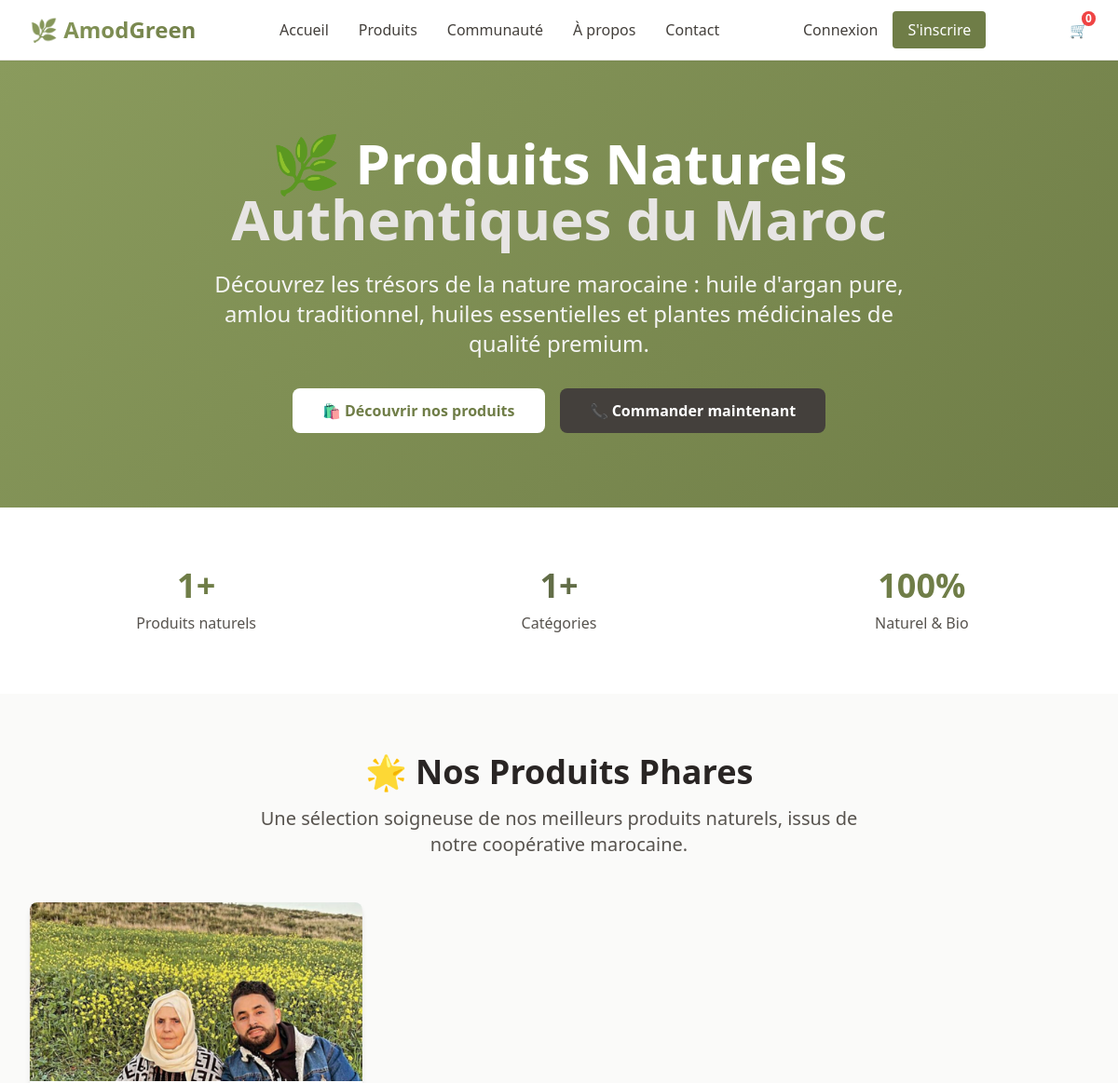
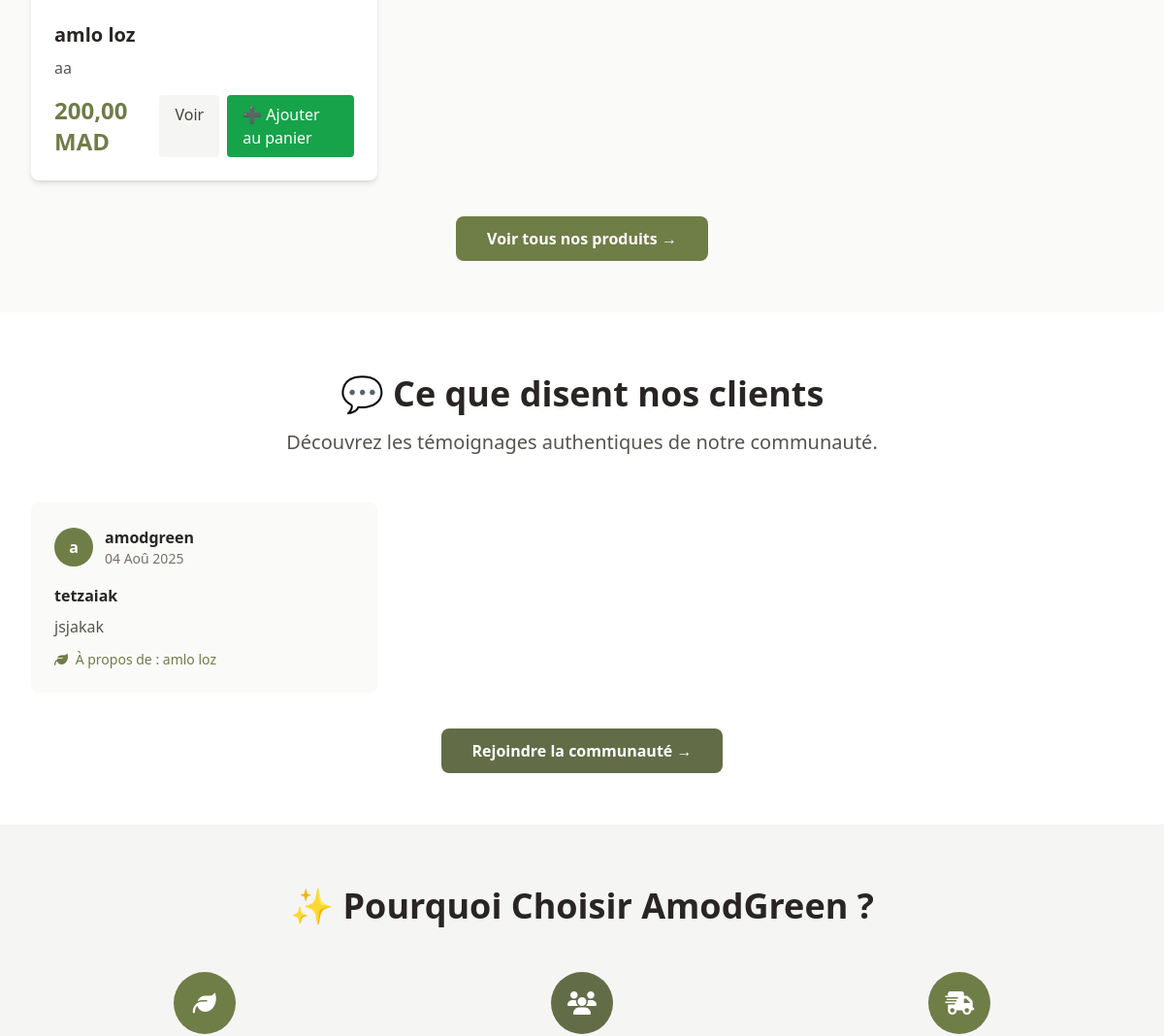
/ (upper part), run on an earlier commit of the app's database (2 pictures, top to bottom).
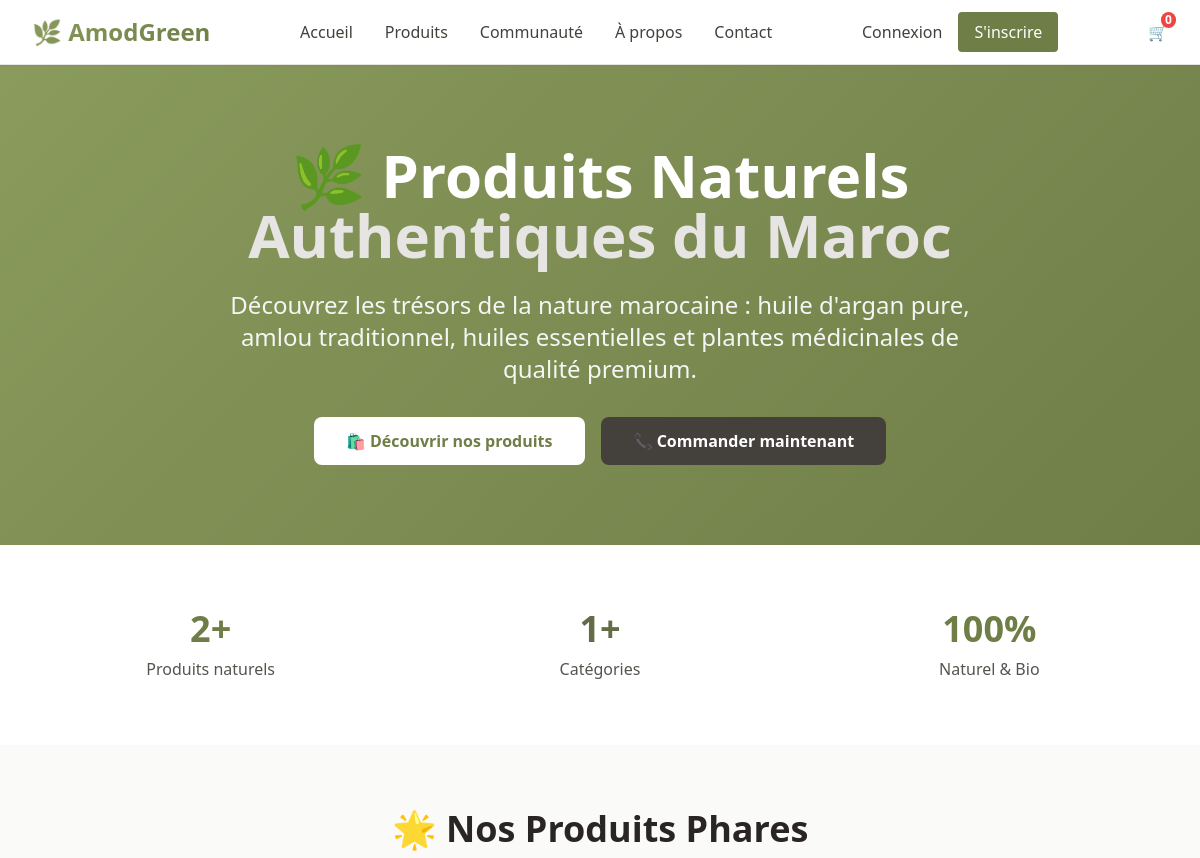
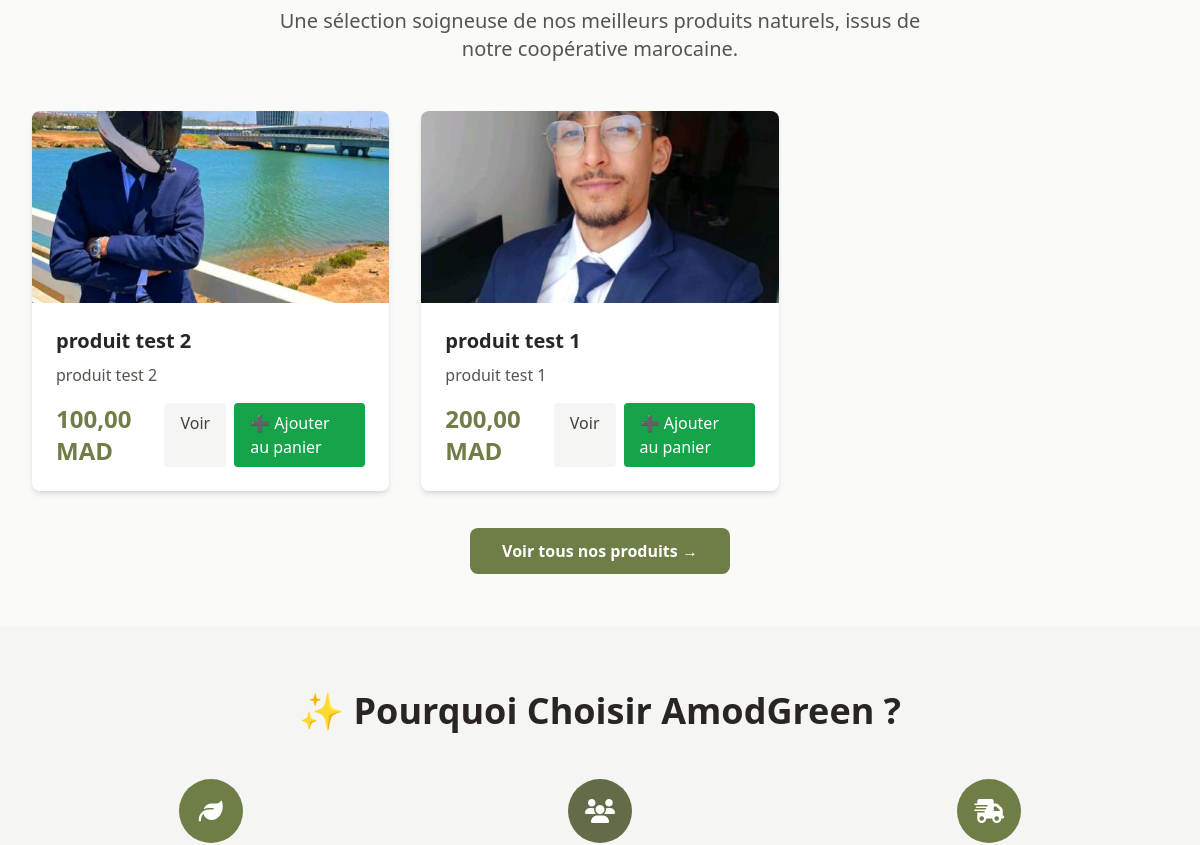
And on a later commit of the database (2 pictures, top to bottom).
### store/models.py (models this page shows, shortened)
class Product(models.Model):
    name = models.CharField(max_length=200, verbose_name="Nom du produit")
    name_ar = models.CharField(max_length=200, blank=True, verbose_name="Nom (Arabe)")
    description = models.TextField(verbose_name="Description")
    description_ar = models.TextField(blank=True, verbose_name="Description (Arabe)")
    ingredients = models.TextField(blank=True, verbose_name="Ingrédients")
    ingredients_ar = models.TextField(blank=True, verbose_name="Ingrédients (Arabe)")
    price = models.DecimalField(max_digits=10, decimal_places=2, verbose_name="Prix (MAD)")
    image = models.ImageField(upload_to='products/', verbose_name="Image")
    category = models.ForeignKey(Category, on_delete=models.CASCADE, verbose_name="Catégorie")
    is_available = models.BooleanField(default=True, verbose_name="Disponible")
    created_at = models.DateTimeField(auto_now_add=True)
    updated_at = models.DateTimeField(auto_now=True)
    class Meta:
        verbose_name = "Produit"
        verbose_name_plural = "Produits"
        ordering = ['-created_at']
    def get_absolute_url(self):
        return reverse('product_detail', kwargs={'pk': self.pk})

class CommunityPost(models.Model):
    POST_TYPES = [
        ('review', 'Avis produit'),
        ('testimonial', 'Témoignage'),
        ('discussion', 'Discussion'),
    ]
    author = models.ForeignKey(CustomUser, on_delete=models.CASCADE, verbose_name="Auteur")
    title = models.CharField(max_length=200, verbose_name="Titre")
    content = models.TextField(verbose_name="Contenu")
    post_type = models.CharField(max_length=20, choices=POST_TYPES, default='discussion', verbose_name="Type de post")
    product = models.ForeignKey(Product, on_delete=models.CASCADE, null=True, blank=True, verbose_name="Produit lié")
    is_approved = models.BooleanField(default=True, verbose_name="Approuvé")
    created_at = models.DateTimeField(auto_now_add=True)
    updated_at = models.DateTimeField(auto_now=True)
    class Meta:
        verbose_name = "Post communauté"
        verbose_name_plural = "Posts communauté"
        ordering = ['-created_at']

class CustomUser(AbstractUser):
    bio = models.TextField(max_length=500, blank=True, verbose_name="Biographie")
    phone = models.CharField(max_length=20, blank=True, verbose_name="Téléphone")
    city = models.CharField(max_length=100, blank=True, verbose_name="Ville")
    class Meta:
        verbose_name = "Utilisateur"
        verbose_name_plural = "Utilisateurs"

### store/views.py (the view)
# urls.py: path('', views.home, name='home'),
def home(request):
    featured_products = Product.objects.filter(is_available=True)[:6]
    latest_reviews = CommunityPost.objects.filter(
        is_approved=True,
        post_type='review'
    )[:5]
    total_products = Product.objects.filter(is_available=True).count()
    total_categories = Category.objects.count()
    context = {
        'featured_products': featured_products,
        'latest_reviews': latest_reviews,
        'total_products': total_products,
        'total_categories': total_categories,
    }
    return render(request, 'store/home.html', context)

### templates/store/home.html (shortened to what this page needs)
{% extends 'base.html' %}
{% load static %}
{% block content %}
<section class="gradient-bg text-white py-20">
    <div class="max-w-7xl mx-auto px-4 sm:px-6 lg:px-8">
        <div class="text-center">
            <h1 class="text-4xl md:text-6xl font-bold mb-6">
                🌿 Produits Naturels <br>
                <span class="text-stone-200">Authentiques du Maroc</span>
            </h1>
            <p class="text-xl md:text-2xl mb-8 text-stone-100 max-w-3xl mx-auto">
                Découvrez les trésors de la nature marocaine : huile d'argan pure, amlou traditionnel,
                huiles essentielles et plantes médicinales de qualité premium.
            </p>
            <div class="flex flex-col sm:flex-row gap-4 justify-center">
                <a href="{% url 'product_list' %}" class="bg-white text-olive-600 px-8 py-3 rounded-lg font-semibold hover:bg-stone-100 transition-colors">
                    🛍️ Découvrir nos produits
                </a>
                <a href="{% url 'order_create' %}" class="bg-stone-700 text-white px-8 py-3 rounded-lg font-semibold hover:bg-stone-800 transition-colors">
                    📞 Commander maintenant
                </a>
            </div>
        </div>
    </div>
</section>
<section class="py-16 bg-white">
    <div class="max-w-7xl mx-auto px-4 sm:px-6 lg:px-8">
        <div class="grid grid-cols-1 md:grid-cols-3 gap-8">
            <div class="text-center">
                <div class="text-4xl font-bold text-olive-600 mb-2">{{ total_products }}+</div>
                <div class="text-stone-600">Produits naturels</div>
            </div>
            <div class="text-center">
                <div class="text-4xl font-bold text-sage-600 mb-2">{{ total_categories }}+</div>
                <div class="text-stone-600">Catégories</div>
            </div>
            <div class="text-center">
                <div class="text-4xl font-bold text-olive-600 mb-2">100%</div>
                <div class="text-stone-600">Naturel & Bio</div>
            </div>
        </div>
    </div>
</section>
<section class="py-16 bg-stone-50">
    <div class="max-w-7xl mx-auto px-4 sm:px-6 lg:px-8">
        <div class="text-center mb-12">
            <h2 class="text-3xl md:text-4xl font-bold text-stone-800 mb-4">
                🌟 Nos Produits Phares
            </h2>
            <p class="text-xl text-stone-600 max-w-2xl mx-auto">
                Une sélection soigneuse de nos meilleurs produits naturels,
                issus de notre coopérative marocaine.
            </p>
        </div>
        <div class="grid grid-cols-1 md:grid-cols-2 lg:grid-cols-3 gap-8">
            {% for product in featured_products %}
                <div class="bg-white rounded-lg shadow-md overflow-hidden card-hover">
                    {% if product.image %}
                        <img src="{{ product.image.url }}" alt="{{ product.name }}" class="w-full h-48 object-cover">
                    {% else %}
                        <div class="w-full h-48 bg-stone-200 flex items-center justify-center">
                            <i class="fas fa-leaf text-4xl text-stone-400"></i>
                        </div>
                    {% endif %}
                    <div class="p-6">
                        <h3 class="text-xl font-semibold text-stone-800 mb-2">{{ product.name }}</h3>
                        <p class="text-stone-600 mb-4 line-clamp-3">{{ product.description|truncatewords:15 }}</p>
                        <div class="flex items-center justify-between">
                            <span class="text-2xl font-bold text-olive-600">{{ product.price }} MAD</span>
                            <div class="flex gap-2">
                                <a href="{{ product.get_absolute_url }}" class="bg-stone-100 hover:bg-stone-200 text-stone-700 px-4 py-2 rounded transition-colors">
                                    Voir
                                </a>
                                <a href="{% url 'add_to_cart' product.id %}" class="bg-green-600 text-white px-4 py-2 rounded hover:bg-green-700">
    ➕ Ajouter au panier
</a>
                            </div>
                        </div>
                    </div>
                </div>
            {% empty %}
                <div class="col-span-full text-center py-12">
                    <i class="fas fa-seedling text-6xl text-stone-300 mb-4"></i>
                    <p class="text-xl text-stone-500">Aucun produit disponible pour le moment.</p>
                </div>
            {% endfor %}
        </div>
        <div class="text-center mt-12">
            <a href="{% url 'product_list' %}" class="bg-olive-600 hover:bg-olive-700 text-white px-8 py-3 rounded-lg font-semibold transition-colors">
                Voir tous nos produits →
            </a>
        </div>
    </div>
</section>
{% if latest_reviews %}
<section class="py-16 bg-white">
    <div class="max-w-7xl mx-auto px-4 sm:px-6 lg:px-8">
        <div class="text-center mb-12">
            <h2 class="text-3xl md:text-4xl font-bold text-stone-800 mb-4">
                💬 Ce que disent nos clients
            </h2>
            <p class="text-xl text-stone-600">
                Découvrez les témoignages authentiques de notre communauté.
            </p>
        </div>
        <div class="grid grid-cols-1 md:grid-cols-2 lg:grid-cols-3 gap-8">
            {% for review in latest_reviews %}
                <div class="bg-stone-50 rounded-lg p-6 card-hover">
                    <div class="flex items-center mb-4">
                        <div class="w-10 h-10 bg-olive-600 rounded-full flex items-center justify-center text-white font-semibold">
                            {{ review.author.first_name.0|default:review.author.username.0 }}
                        </div>
                        <div class="ml-3">
                            <div class="font-semibold text-stone-800">
                                {{ review.author.first_name|default:review.author.username }}
                            </div>
                            <div class="text-sm text-stone-500">
                                {{ review.created_at|date:"d M Y" }}
                            </div>
                        </div>
                    </div>
                    <h4 class="font-semibold text-stone-800 mb-2">{{ review.title }}</h4>
                    <p class="text-stone-600 mb-3">{{ review.content|truncatewords:20 }}</p>
                    {% if review.product %}
                        <div class="text-sm text-olive-600">
                            <i class="fas fa-leaf mr-1"></i>
                            À propos de : {{ review.product.name }}
                        </div>
                    {% endif %}
                </div>
            {% endfor %}
        </div>
        <div class="text-center mt-12">
            <a href="{% url 'community' %}" class="bg-sage-600 hover:bg-sage-700 text-white px-8 py-3 rounded-lg font-semibold transition-colors">
                Rejoindre la communauté →
            </a>
        </div>
    </div>
</section>
{% endif %}
<section class="py-16 bg-stone-100">
    <div class="max-w-7xl mx-auto px-4 sm:px-6 lg:px-8">
        <div class="text-center mb-12">
            <h2 class="text-3xl md:text-4xl font-bold text-stone-800 mb-4">
                ✨ Pourquoi Choisir AmodGreen ?
            </h2>
        </div>
        <div class="grid grid-cols-1 md:grid-cols-3 gap-8">
            <div class="text-center">
                <div class="w-16 h-16 bg-olive-600 rounded-full flex items-center justify-center mx-auto mb-4">
                    <i class="fas fa-leaf text-2xl text-white"></i>
                </div>
            </div>
            <div class="text-center">
                <div class="w-16 h-16 bg-sage-600 rounded-full flex items-center justify-center mx-auto mb-4">
                    <i class="fas fa-users text-2xl text-white"></i>
                </div>
            </div>
            <div class="text-center">
                <div class="w-16 h-16 bg-olive-600 rounded-full flex items-center justify-center mx-auto mb-4">
                    <i class="fas fa-shipping-fast text-2xl text-white"></i>
                </div>
            </div>
        </div>
    </div>
</section>
{% endblock %}

### templates/base.html (shortened to what this page needs)
{% load static %}
<!DOCTYPE html>
<html lang="fr" class="h-full">
<head>
    <script src="https://cdn.tailwindcss.com"></script>
    <link rel="stylesheet" href="https://cdnjs.cloudflare.com/ajax/libs/font-awesome/6.4.0/css/all.min.css">
</head>
<body class="min-h-full bg-stone-50 text-stone-800">
    <nav class="bg-white shadow-sm border-b border-stone-200 sticky top-0 z-50">
        <div class="max-w-7xl mx-auto px-4 sm:px-6 lg:px-8">
            <div class="flex justify-between items-center h-16">
                <div class="flex items-center">
                    <a href="{% url 'home' %}" class="text-2xl font-bold text-gradient">
                        🌿 AmodGreen
                    </a>
                </div>
                <div class="hidden md:flex space-x-8">
                    <a href="{% url 'home' %}" class="text-stone-700 hover:text-olive-600 transition-colors">Accueil</a>
                    <a href="{% url 'product_list' %}" class="text-stone-700 hover:text-olive-600 transition-colors">Produits</a>
                    <a href="{% url 'community' %}" class="text-stone-700 hover:text-olive-600 transition-colors">Communauté</a>
                    <a href="{% url 'about' %}" class="text-stone-700 hover:text-olive-600 transition-colors">À propos</a>
                    <a href="{% url 'contact' %}" class="text-stone-700 hover:text-olive-600 transition-colors">Contact</a>
                </div>
                <div class="flex items-center space-x-4">
                    {% if user.is_authenticated %}
                        <a href="{% url 'profile' %}" class="text-stone-700 hover:text-olive-600 transition-colors">
                            <i class="fas fa-user"></i> {{ user.first_name|default:user.username }}
                        </a>
                        <a href="{% url 'logout' %}" class="bg-stone-200 hover:bg-stone-300 text-stone-700 px-3 py-1 rounded transition-colors">
                            Déconnexion
                        </a>
                    {% else %}
                        <a href="{% url 'login' %}" class="text-stone-700 hover:text-olive-600 transition-colors">Connexion</a>
                        <a href="{% url 'register' %}" class="bg-olive-600 hover:bg-olive-700 text-white px-4 py-2 rounded transition-colors">
                            S'inscrire
                        </a>
                    {% endif %}
                </div>
                 <div class="flex items-center space-x-6">
        <a href="{% url 'view_cart' %}" class="relative text-gray-700 hover:text-green-700">
            🛒
            <span class="absolute -top-2 -right-2 bg-red-500 text-white text-xs font-bold rounded-full px-1">
                {{ request.user.cart.items.count|default:0 }}
            </span>
        </a>
    </div>
            </div>
        </div>
    </nav>
    <main>
        {% block content %}
        {% endblock %}
    </main>
</body>
</html>

### templates/base.html (style rules this page uses)
.gradient-bg { background: linear-gradient(135deg, #8a9b5d 0%, #6f7d47 100%); }
.text-gradient { background: linear-gradient(135deg, #8a9b5d, #6f7d47); -webkit-background-clip: text; -webkit-text-fill-color: transparent; background-clip: text; }
.card-hover { transition: all 0.3s ease; }

What changed in the data, as far as the page shows it:
removed Product: image (picture), name "amlo loz", description "aa", price "200,00"
removed CommunityPost: author.first_name.0 "a", author.first_name "amodgreen", created_at "04 Aoû 2025", title "tetzaiak", content "jsjakak", product.name "amlo loz"
added Product: image (picture), name "produit test 2", description "produit test 2", price "100,00"
added Product: image (picture), name "produit test 1", description "produit test 1", price "200,00"
Also different on the page:
{{ total_products }}: "1" → "2"
text no longer shown: "💬 Ce que disent nos clients Découvrez les témoignages authentiques de notre communauté. Rejoindre la communauté →"
